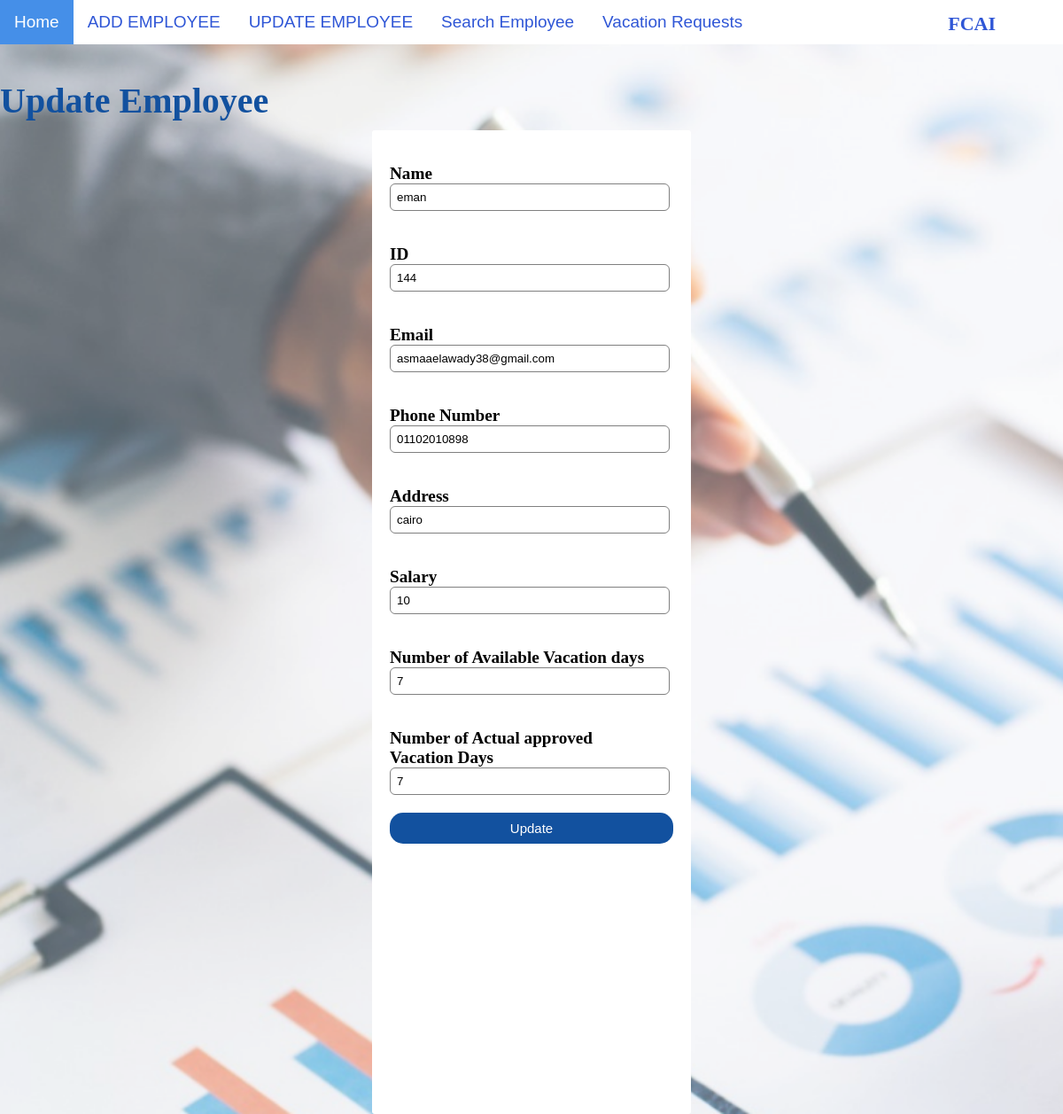
/update/144, run on the app's committed database.
### HR/models.py (models this page shows)
class RegisterForm(models.Model):
    gndr=[
        ('Male','M'),('Female','F'),
        ]
    ms=[
        ('Single','Single'),('Married','Married'),
        ]
    stats=[
        ('Active','Active'),
        ('Inactive','Inactive'),
    ]
    EmployeeID = models.CharField(max_length=100,primary_key=True)
    EmployeeName = models.CharField(max_length=100)
    email = models.EmailField(max_length=100)
    phone = models.CharField(max_length=100)
    Addres = models.CharField(max_length=100)
    Salary = models.CharField(max_length=100)
    NumberVacation = models.CharField(max_length=100)
    NumberApprovedVacation = models.CharField(max_length=100)
    Date = models.DateField()
    Gender = models.CharField(max_length=8,choices=gndr)
    Status = models.CharField(max_length=8,choices=stats)
    MARITALSTATUE = models.CharField(max_length=8,choices=ms)

### HR/views.py (the view)
# urls.py: path('update/<int:EmployeeID>', views.update, name='update'),
def update(request, EmployeeID):
  mymember = RegisterForm.objects.get(EmployeeID=EmployeeID)
  template = loader.get_template('editinfo.html')
  context = {
    'mymember': mymember,
  }
  return HttpResponse(template.render(context, request))

### HR/templates/editinfo.html (shortened to what this page needs)
{% include 'navbar.html' %}
{% load static %}
{% block content%}
<!DOCTYPE html>
<html>
<head>
    <link rel="stylesheet" href="{% static 'css/updateEmployee.css' %}">
</head>
<body>
    <br>
    <h1>Update Employee</h1>
    <div class="bigdiv">
        <form name="upform" action="updaterecord/{{ mymember.EmployeeID }}" method="post" >
            <div class="radio1">
                <div>
                    <br>
                    <label> Name</label>
                    <input class="nametbup" type="text" id="new" name="EmployeeName" value="{{ mymember.EmployeeName }}"> <br>
                </div>
                <br>
                <div>
                    <label> ID </label>
                    <input type="text" ID="newID"   name="EmployeeID"  value="{{ mymember.EmployeeID }}"><br>
                    <br>
                </div>
                <div>
                    <label> Email </label>
                    <input type="email" id="mail" name="email" value="{{mymember.email}}"><br>
                </div>
                <br>
                <div>
                    <label> Phone Number </label>
                    <input type="number" id="num" name="phone" value="{{mymember.phone}}"><br>
                </div>
                <br>
                <div>
                    <label> Address </label>
                    <input type="text" id="a" name="Addres" value="{{mymember.Addres}}"><br>
                </div>
                <br>
                <div>
                    <label> Salary </label>
                    <input type="number" id="s" name="Salary" value="{{mymember.Salary}}"> <br>
                </div>
                <br>
                <div>
                    <label> Number of Available Vacation days </label>
                    <input type="number" id="vacdays" name="NumberVacation" value="{{mymember.NumberVacation}}"> <br>
                </div>
                <br>
                <div>
                    <label> Number of Actual approved Vacation Days </label>
                    <input type="number" id="approved" name="NumberApprovedVacation" value="{{mymember.NumberApprovedVacation}}"> <br>
                </div>
                <br>
                <input type="submit" value="Update"><br>
        </form>
    </div>
</body>
</html>
{%endblock content %}

### HumanResources/static/css/updateEmployee.css (style rules this page uses)
h1 { color: #12519f; font-size: 40px; margin: 0; }
form { width: 300px; margin-left: 20px; }
form input { width: 100%; padding: 7px; border: none; border: 1px solid gray; border-radius: 6px; outline: none; }
input[type=submit],input[type=reset] { height: 35px; width: 320px; margin-top: 20px; border: none; background-color: #12519f; font-size: 15px; color: white; border-radius: 15px; }
form label { display: flex; margin-top: 20px; font-size: 120%; font-weight: bold; }
.bigdiv { width: 360px; height: 1110px; margin: auto; background-color: white; border-radius: 3px; margin-top: 10px; }
body { margin: 0; background-image: url("#HP2v3.png"); background-repeat: no-repeat; background-attachment: fixed; background-size: cover; }
input[type=submit] { height: 35px; width: 320px; margin-top: 2px; border: none; background-color: #12519f; font-size: 15px; color: white; border-radius: 15px; }

### data on the page
RegisterForm: EmployeeName "eman", EmployeeID "144", email "asmaaelawady38@gmail.com", phone "01102010898", Addres "cairo", Salary "10", NumberVacation "7", NumberApprovedVacation "7"
